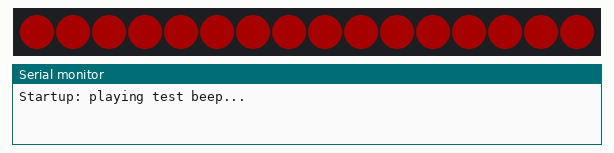
Recording of a sketch running on a simulated ESP32. On the bench: 16 RGB LEDs in strip order, left to right, the last lines printed to the serial monitor. Dim RGB values are drawn brighter than linear; I2S audio is not simulated (input reads silence).

Above: at 1.45 s.
At 6.07 s:
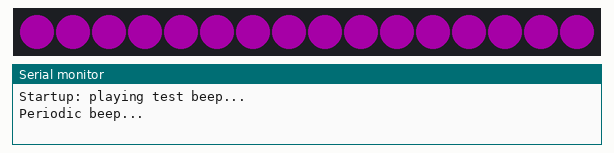
At 10.85 s:
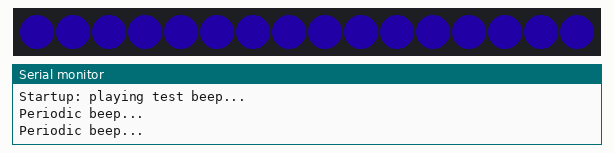
At 20.86 s:
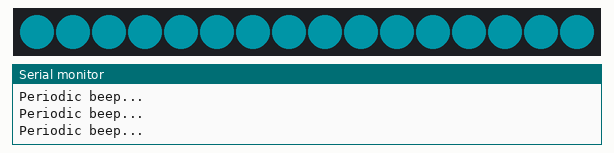
At 30.23 s:
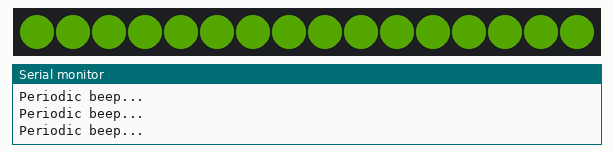
At 39.43 s:
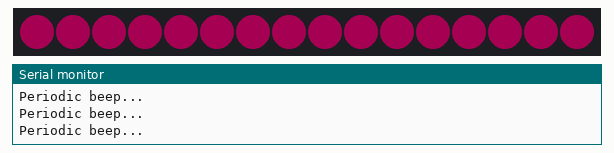

The sketch:

miniserkTest1.ino
```cpp
#include <Arduino.h>
#include <Adafruit_NeoPixel.h>
#include <driver/i2s.h>

// -------------------------------
// PIN DEFINITIONS
#define LED_PIN        3       // WS2812B data pin
#define NUM_LEDS       16      // WS812B Ring LED number

#define I2S_BCLK_PIN   1       // MAX98357A BCLK
#define I2S_LRC_PIN    2       // MAX98357A LRC
#define I2S_DOUT_PIN   0       // MAX98357A DIN

// LED SETUP
Adafruit_NeoPixel strip(NUM_LEDS, LED_PIN, NEO_GRB + NEO_KHZ800);

// I2S CONFIG
void setupI2S() {
  i2s_config_t i2s_config = {
      .mode = (i2s_mode_t)(I2S_MODE_MASTER | I2S_MODE_TX),
      .sample_rate = 22050,
      .bits_per_sample = I2S_BITS_PER_SAMPLE_16BIT,
      .channel_format = I2S_CHANNEL_FMT_ONLY_LEFT,
      .communication_format = I2S_COMM_FORMAT_I2S,
      .intr_alloc_flags = ESP_INTR_FLAG_LEVEL1,
      .dma_buf_count = 4,
      .dma_buf_len = 256,
      .use_apll = false,
      .tx_desc_auto_clear = true,
      .fixed_mclk = 0
  };

  i2s_pin_config_t pin_config = {
      .bck_io_num = I2S_BCLK_PIN,
      .ws_io_num = I2S_LRC_PIN,
      .data_out_num = I2S_DOUT_PIN,
      .data_in_num = -1  // not used
  };

  i2s_driver_install(I2S_NUM_0, &i2s_config, 0, NULL);
  i2s_set_pin(I2S_NUM_0, &pin_config);
}

// SIMPLE TEST SOUND (a beep)
void playBeep(int freq = 880, int durationMs = 300) {
  const int sampleRate = 22050;
  const float amplitude = 12000.0f;   // 16-bit max is 32767

  int totalSamples = (sampleRate * durationMs) / 1000;

  for (int i = 0; i < totalSamples; i++) {
    float theta = 2.0f * PI * freq * (float)i / (float)sampleRate;
    int16_t sample = (int16_t)(amplitude * sinf(theta));

    size_t bytesWritten;
    i2s_write(I2S_NUM_0, (const char *)&sample, sizeof(sample),
              &bytesWritten, portMAX_DELAY);
  }
}

// -------------------------------
// SETUP
void setup() {
  Serial.begin(115200);
  delay(500);

  // LED ring
  strip.begin();
  strip.setBrightness(40);
  strip.fill(strip.Color(0, 0, 0));
  strip.show();

  // I2S audio
  setupI2S();

  Serial.println("Startup: playing test beep...");
  // One startup beep so you know audio path works
  playBeep(880, 300);
  delay(300);
  playBeep(660, 200);
}

// MAIN LOOP
void loop() {
  static uint16_t hue = 0;
  static unsigned long lastBeep = 0;

  // LED rainbow animation
  strip.fill(strip.ColorHSV(hue));
  strip.show();
  hue += 256;       // smaller = slower hue change
  delay(20);

  // Periodic beep every 5 seconds
  unsigned long now = millis();
  if (now - lastBeep > 5000) {
    Serial.println("Periodic beep...");
    playBeep(880, 200);
    lastBeep = now;
  }
}
```
